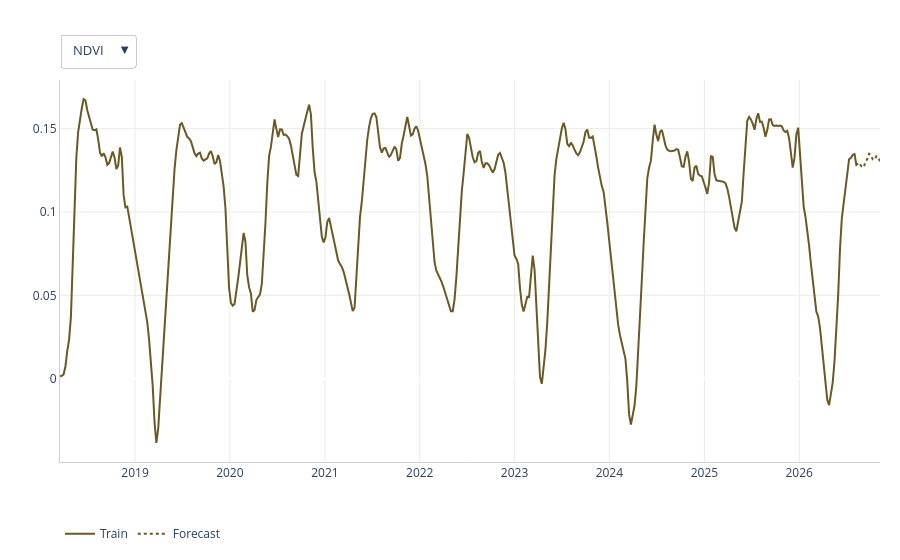

Notebook code for this chart:
### Code cell
import pandas as pd
import plotly.graph_objects as go

# ---------------------------------------------------------------
# REPLACE WITH YOUR DATA
# final_df: your historical dataframe with columns ds, y, unique_id
# forecast: your forecast dataframe with columns ds, XGBRegressor, unique_id
# ---------------------------------------------------------------

final_df = input_df.copy()
forecast = preds_from_model.copy()
series_ids    = sorted(final_df["unique_id"].unique())
spec_indices  = ['ndvi', 'bsi', 'ndmi', 'nbr']
series_labels = [s.upper() for s in spec_indices]  # ['NDVI', 'BSI', 'NDMI', 'NBR']

series_ids = sorted(final_df["unique_id"].unique())
colors     = ["#685A22", "#D85A30", "#2C968F", "#D4537E"]
n          = len(series_ids)

fig = go.Figure()

# Add 3 traces per series: train, test, forecast
for i, sid in enumerate(series_ids):
    color   = colors[i % len(colors)]
    visible = (i == 0)

    h           = final_df[final_df["unique_id"] == sid].sort_values("ds")
    f           = forecast[forecast["unique_id"] == sid].sort_values("ds")
    fcast_start = f["ds"].min()

    train = h[h["ds"] <  fcast_start]
    test  = h[h["ds"] >= fcast_start]

    fig.add_trace(go.Scatter(
        x=train["ds"], y=train["y"],
        mode="lines", name="Train",
        line=dict(color=color, width=2),
        visible=visible,
        hovertemplate="<b>%{x}</b><br>%{y:.2f}<extra>Train</extra>"
    ))

    fig.add_trace(go.Scatter(
        x=test["ds"], y=test["y"],
        mode="lines", name="Test",
        line=dict(color=color, width=3),
        opacity=0.4,
        visible=visible,
        hovertemplate="<b>%{x}</b><br>%{y:.2f}<extra>Test</extra>"
    ))

    fig.add_trace(go.Scatter(
        x=f["ds"], y=f["XGBRegressor"],
        mode="lines", name="Forecast",
        line=dict(color=color, width=2, dash="dot"),
        visible=visible,
        hovertemplate="<b>%{x}</b><br>%{y:.2f}<extra>Forecast</extra>"
    ))

# Build dropdown buttons — 3 traces per series
buttons = []
for i, sid in enumerate(series_ids):
    visible = [False] * (n * 3)
    visible[i * 3]     = True  # train
    visible[i * 3 + 1] = True  # test
    visible[i * 3 + 2] = True  # forecast

    f           = forecast[forecast["unique_id"] == sid].sort_values("ds")
    fcast_start = f["ds"].min().strftime("%Y-%m-%d")

    buttons.append(dict(
        label=series_labels[i],
        method="update",
        args=[
            {"visible": visible},
            {
                "shapes": [dict(
                    type="line", x0=fcast_start, x1=fcast_start,
                    y0=0, y1=1, yref="paper",
                    line=dict(color="#ccc", width=1, dash="dash")
                )],
                "annotations": [dict(
                    x=fcast_start, y=0.98, yref="paper",
                    xanchor="left", yanchor="top",
                    text="forecast start", showarrow=False,
                    font=dict(size=10, color="#aaa")
                )]
            }
        ]
    ))

fig.update_layout(
    updatemenus=[dict(
        buttons=buttons,
        direction="down",
        x=0, xanchor="left",
        y=1.12, yanchor="top",
        showactive=True,
        bgcolor="white",
        bordercolor="#ccc",
        font=dict(size=13)
    )],
    hovermode="x unified",
    plot_bgcolor="white",
    paper_bgcolor="white",
    margin=dict(t=80, r=20, b=60, l=60),
    xaxis=dict(showgrid=True, gridcolor="#ebebeb", showline=True, linecolor="#d0d0cc"),
    yaxis=dict(showgrid=True, gridcolor="#ebebeb", showline=True, linecolor="#d0d0cc"),
    legend=dict(orientation="h", x=0, y=-0.15, font=dict(size=12), bgcolor="rgba(0,0,0,0)"),
)

fig.show()
fig.write_html(f"{aoi_name}_forecast_chart.html", include_plotlyjs="cdn")
print(f"Saved to {aoi_name}_forecast_chart.html")

### Figure 1 — Plotly figure (JSON) as saved in the notebook; plotly's stock layout.template omitted (floating-point values rounded to 4 significant figures; data arrays with more than 128 entries replaced by an {"elided": "..."} marker saying what was removed)
{"data": [{"hovertemplate": "<b>%{x}</b><br>%{y:.2f}<extra>Train</extra>", "line": {"color": "#685A22", "width": 2}, "mode": "lines", "name": "Train", "type": "scatter", "visible": true, "x": {"elided": "440 str values"}, "y": {"elided": "440 float values"}}, {"hovertemplate": "<b>%{x}</b><br>%{y:.2f}<extra>Test</extra>", "line": {"color": "#685A22", "width": 3}, "mode": "lines", "name": "Test", "opacity": 0.4, "type": "scatter", "visible": true, "x": [], "y": []}, {"hovertemplate": "<b>%{x}</b><br>%{y:.2f}<extra>Forecast</extra>", "line": {"color": "#685A22", "dash": "dot", "width": 2}, "mode": "lines", "name": "Forecast", "type": "scatter", "visible": true, "x": ["2026-08-23T00:00:00.000000000", "2026-08-30T00:00:00.000000000", "2026-09-06T00:00:00.000000000", "2026-09-13T00:00:00.000000000", "2026-09-20T00:00:00.000000000", "2026-09-27T00:00:00.000000000", "2026-10-04T00:00:00.000000000", "2026-10-11T00:00:00.000000000", "2026-10-18T00:00:00.000000000", "2026-10-25T00:00:00.000000000", "2026-11-01T00:00:00.000000000", "2026-11-08T00:00:00.000000000"], "y": [0.1286, 0.1273, 0.1268, 0.13, 0.1317, 0.1349, 0.1342, 0.1315, 0.1313, 0.1335, 0.133, 0.1304]}, {"hovertemplate": "<b>%{x}</b><br>%{y:.2f}<extra>Train</extra>", "line": {"color": "#D85A30", "width": 2}, "mode": "lines", "name": "Train", "type": "scatter", "visible": false, "x": {"elided": "440 str values"}, "y": {"elided": "440 float values"}}, {"hovertemplate": "<b>%{x}</b><br>%{y:.2f}<extra>Test</extra>", "line": {"color": "#D85A30", "width": 3}, "mode": "lines", "name": "Test", "opacity": 0.4, "type": "scatter", "visible": false, "x": [], "y": []}, {"hovertemplate": "<b>%{x}</b><br>%{y:.2f}<extra>Forecast</extra>", "line": {"color": "#D85A30", "dash": "dot", "width": 2}, "mode": "lines", "name": "Forecast", "type": "scatter", "visible": false, "x": ["2026-08-23T00:00:00.000000000", "2026-08-30T00:00:00.000000000", "2026-09-06T00:00:00.000000000", "2026-09-13T00:00:00.000000000", "2026-09-20T00:00:00.000000000", "2026-09-27T00:00:00.000000000", "2026-10-04T00:00:00.000000000", "2026-10-11T00:00:00.000000000", "2026-10-18T00:00:00.000000000", "2026-10-25T00:00:00.000000000", "2026-11-01T00:00:00.000000000", "2026-11-08T00:00:00.000000000"], "y": [0.09717, 0.09087, 0.09037, 0.09114, 0.09469, 0.1009, 0.1068, 0.1053, 0.09455, 0.08983, 0.08906, 0.08782]}, {"hovertemplate": "<b>%{x}</b><br>%{y:.2f}<extra>Train</extra>", "line": {"color": "#2C968F", "width": 2}, "mode": "lines", "name": "Train", "type": "scatter", "visible": false, "x": {"elided": "440 str values"}, "y": {"elided": "440 float values"}}, {"hovertemplate": "<b>%{x}</b><br>%{y:.2f}<extra>Test</extra>", "line": {"color": "#2C968F", "width": 3}, "mode": "lines", "name": "Test", "opacity": 0.4, "type": "scatter", "visible": false, "x": [], "y": []}, {"hovertemplate": "<b>%{x}</b><br>%{y:.2f}<extra>Forecast</extra>", "line": {"color": "#2C968F", "dash": "dot", "width": 2}, "mode": "lines", "name": "Forecast", "type": "scatter", "visible": false, "x": ["2026-08-23T00:00:00.000000000", "2026-08-30T00:00:00.000000000", "2026-09-06T00:00:00.000000000", "2026-09-13T00:00:00.000000000", "2026-09-20T00:00:00.000000000", "2026-09-27T00:00:00.000000000", "2026-10-04T00:00:00.000000000", "2026-10-11T00:00:00.000000000", "2026-10-18T00:00:00.000000000", "2026-10-25T00:00:00.000000000", "2026-11-01T00:00:00.000000000", "2026-11-08T00:00:00.000000000"], "y": [-0.02768, -0.02942, -0.02902, -0.02974, -0.02809, -0.02583, -0.02463, -0.02527, -0.02485, -0.02235, -0.02056, -0.02373]}, {"hovertemplate": "<b>%{x}</b><br>%{y:.2f}<extra>Train</extra>", "line": {"color": "#D4537E", "width": 2}, "mode": "lines", "name": "Train", "type": "scatter", "visible": false, "x": {"elided": "440 str values"}, "y": {"elided": "440 float values"}}, {"hovertemplate": "<b>%{x}</b><br>%{y:.2f}<extra>Test</extra>", "line": {"color": "#D4537E", "width": 3}, "mode": "lines", "name": "Test", "opacity": 0.4, "type": "scatter", "visible": false, "x": [], "y": []}, {"hovertemplate": "<b>%{x}</b><br>%{y:.2f}<extra>Forecast</extra>", "line": {"color": "#D4537E", "dash": "dot", "width": 2}, "mode": "lines", "name": "Forecast", "type": "scatter", "visible": false, "x": ["2026-08-23T00:00:00.000000000", "2026-08-30T00:00:00.000000000", "2026-09-06T00:00:00.000000000", "2026-09-13T00:00:00.000000000", "2026-09-20T00:00:00.000000000", "2026-09-27T00:00:00.000000000", "2026-10-04T00:00:00.000000000", "2026-10-11T00:00:00.000000000", "2026-10-18T00:00:00.000000000", "2026-10-25T00:00:00.000000000", "2026-11-01T00:00:00.000000000", "2026-11-08T00:00:00.000000000"], "y": [0.2368, 0.2342, 0.2343, 0.2353, 0.234, 0.2317, 0.2319, 0.2338, 0.2361, 0.2358, 0.2364, 0.2364]}], "layout": {"hovermode": "x unified", "legend": {"bgcolor": "rgba(0,0,0,0)", "font": {"size": 12}, "orientation": "h", "x": 0, "y": -0.15}, "margin": {"b": 60, "l": 60, "r": 20, "t": 80}, "paper_bgcolor": "white", "plot_bgcolor": "white", "updatemenus": [{"bgcolor": "white", "bordercolor": "#ccc", "buttons": [{"args": [{"visible": [true, true, true, false, false, false, false, false, false, false, false, false]}, {"annotations": [{"font": {"color": "#aaa", "size": 10}, "showarrow": false, "text": "forecast start", "x": "2026-08-23", "xanchor": "left", "y": 0.98, "yanchor": "top", "yref": "paper"}], "shapes": [{"line": {"color": "#ccc", "dash": "dash", "width": 1}, "type": "line", "x0": "2026-08-23", "x1": "2026-08-23", "y0": 0, "y1": 1, "yref": "paper"}]}], "label": "NDVI", "method": "update"}, {"args": [{"visible": [false, false, false, true, true, true, false, false, false, false, false, false]}, {"annotations": [{"font": {"color": "#aaa", "size": 10}, "showarrow": false, "text": "forecast start", "x": "2026-08-23", "xanchor": "left", "y": 0.98, "yanchor": "top", "yref": "paper"}], "shapes": [{"line": {"color": "#ccc", "dash": "dash", "width": 1}, "type": "line", "x0": "2026-08-23", "x1": "2026-08-23", "y0": 0, "y1": 1, "yref": "paper"}]}], "label": "BSI", "method": "update"}, {"args": [{"visible": [false, false, false, false, false, false, true, true, true, false, false, false]}, {"annotations": [{"font": {"color": "#aaa", "size": 10}, "showarrow": false, "text": "forecast start", "x": "2026-08-23", "xanchor": "left", "y": 0.98, "yanchor": "top", "yref": "paper"}], "shapes": [{"line": {"color": "#ccc", "dash": "dash", "width": 1}, "type": "line", "x0": "2026-08-23", "x1": "2026-08-23", "y0": 0, "y1": 1, "yref": "paper"}]}], "label": "NDMI", "method": "update"}, {"args": [{"visible": [false, false, false, false, false, false, false, false, false, true, true, true]}, {"annotations": [{"font": {"color": "#aaa", "size": 10}, "showarrow": false, "text": "forecast start", "x": "2026-08-23", "xanchor": "left", "y": 0.98, "yanchor": "top", "yref": "paper"}], "shapes": [{"line": {"color": "#ccc", "dash": "dash", "width": 1}, "type": "line", "x0": "2026-08-23", "x1": "2026-08-23", "y0": 0, "y1": 1, "yref": "paper"}]}], "label": "NBR", "method": "update"}], "direction": "down", "font": {"size": 13}, "showactive": true, "x": 0, "xanchor": "left", "y": 1.12, "yanchor": "top"}], "xaxis": {"gridcolor": "#ebebeb", "linecolor": "#d0d0cc", "showgrid": true, "showline": true}, "yaxis": {"gridcolor": "#ebebeb", "linecolor": "#d0d0cc", "showgrid": true, "showline": true}}}
